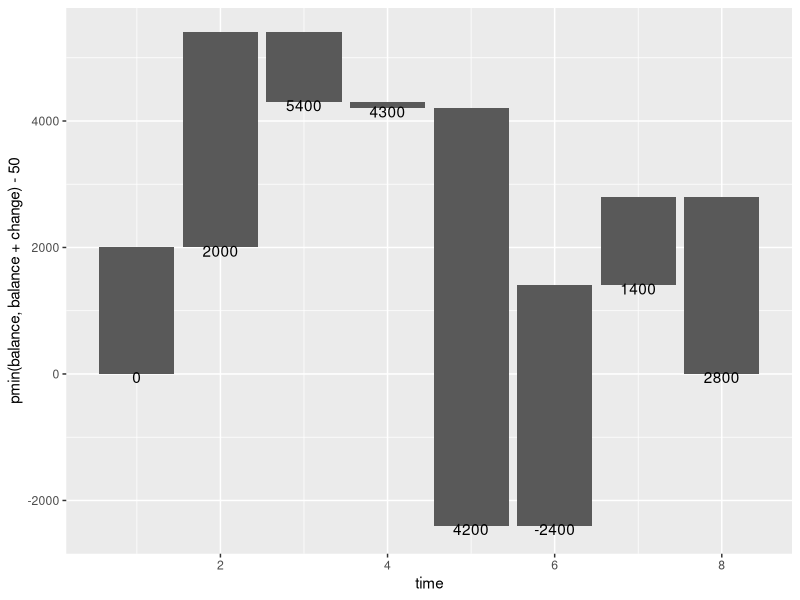
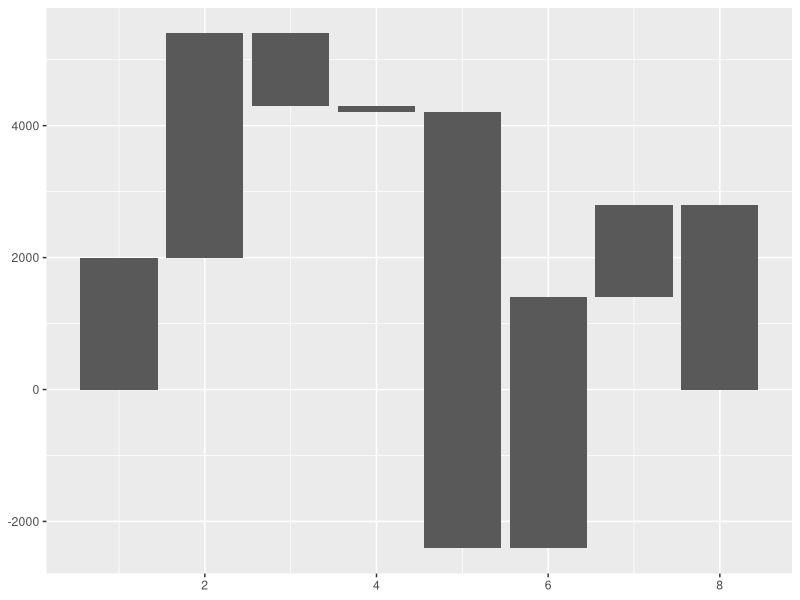

Recreate these plots in R, in order.
## ---- chunk 1
knitr::opts_chunk$set(echo = TRUE)
options(tidyverse.quiet = TRUE)
## ---- chunk 2
library(tidyverse)

## ---- chunk 3
data.frame(event = c("Starting Cash", 
                     "Sales", 
                     "Refunds",
                     "Payouts", 
                     "Court Losses", 
                     "Court Wins", 
                     "Contracts", 
                     "End Cash"),
           change = c(2000, 3400, -1100, 
                      -100, -6600, 3800, 
                      1400, -2800)) ->
flow_df
  
flow_df %>%   
  mutate(balance = cumsum(c(0, 
                            change[-nrow(.)]))) %>% 
  mutate(time = row_number()) %>% 
  mutate(flow = factor(sign(change))) ->
balance_df

ggplot(balance_df) +
          geom_rect(
            aes(xmin = time - 0.45, 
                xmax = time + 0.45, 
                ymin = balance, 
                ymax = balance + change)) +
          geom_text(aes(x = time, 
                        y = pmin(balance, 
                                 balance + change) - 50, 
                        label = balance))
## ---- chunk 4
compute_panel_waterfall <- function(data, scales){
  
  data %>% 
  mutate(balance = cumsum(c(0, 
                            change[-nrow(.)]))) %>% 
  mutate(x = row_number()) %>% 
  mutate(direction = factor(sign(change))) %>% 
  mutate(xmin = x - .45,
         xmax = x + .45,
         ymin = balance,
         ymax = balance + change)
  
}

flow_df %>% 
  compute_panel_waterfall() 

## ---- chunk 5
StatWaterfall <- ggproto(`_class` = "StatWaterfall", 
                         `_inherit` = ggplot2::Stat,
                         required_aes = c("change"),
                         compute_panel = compute_panel_waterfall)
## ---- chunk 6
geom_waterfall <- function(
  mapping = NULL,
  data = NULL,
  position = "identity",
  na.rm = FALSE,
  show.legend = NA,
  inherit.aes = TRUE, ...) {
  ggplot2::layer(
    stat = StatWaterfall,  # proto object from step 2
    geom = ggplot2::GeomRect,  # inherit other behavior
    data = data,
    mapping = mapping,
    position = position,
    show.legend = show.legend,
    inherit.aes = inherit.aes,
    params = list(na.rm = na.rm, ...)
  )
}
## ---- chunk 7
flow_df %>% 
  ggplot() +
  aes(change = change) + 
  geom_waterfall()
